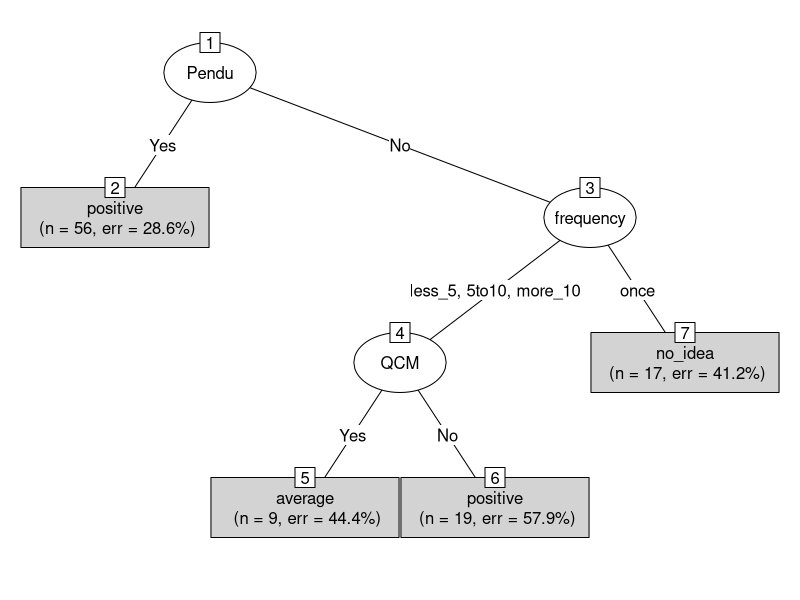

Recreate this plot in R.
## ---- chunk 1
knitr::opts_chunk$set(echo = TRUE)
## ---- chunk 2
library(ggplot2)
library(gridExtra)
library(ggfortify)
library(leaps)
library(MASS)
library(ggplot2)
## ---- chunk 3
Q2 = read.csv("Q_2.csv")
## ---- chunk 4
Q2_1 = Q2[,c("A2a","A2b","A2c","A2d","A2e","A2f")]
summary(Q2_1)
gameper=apply(Q2_1[,c(1:6)],2,mean)
gameper[6]=mean(Q2_1$A2f,na.rm=TRUE)
print(gameper)
## ---- chunk 5
Q2_5=Q2[,c("A1a","A1b","A1c","A1d","A2a","A2b","A2c","A2d","A2e","A2f","X5a","X5b","X5c","X5d")]
Q2_5[is.na(Q2_5)]=0
Q2_5[,'A1']=Q2_5[,'A1a']*0+Q2_5[,'A1b']*1+Q2_5[,'A1c']*2+Q2_5[,'A1d']*3
Q2_5$A2a=factor(Q2_5$A2a,levels=c(0,1),labels=c("No","Yes"))
Q2_5$A2b=factor(Q2_5$A2b,levels=c(0,1),labels=c("No","Yes"))
Q2_5$A2c=factor(Q2_5$A2c,levels=c(0,1),labels=c("No","Yes"))
Q2_5$A2d=factor(Q2_5$A2d,levels=c(0,1),labels=c("No","Yes"))
Q2_5$A2e=factor(Q2_5$A2e,levels=c(0,1),labels=c("No","Yes"))
Q2_5$A2f=factor(Q2_5$A2f,levels=c(0,1),labels=c("No","Yes"))
Q2_5$A1=factor(Q2_5$A1,levels=c(0,1,2,3),labels=c("once","less_5","5to10","more_10"))
Q2_5[,'A5']=Q2_5[,'X5a']*0+Q2_5[,'X5b']*1+Q2_5[,'X5c']*2+Q2_5[,'X5d']*3
Q2_5$A5=factor(Q2_5$A5,levels=c(0,1,2,3),labels=c("positive","negative","average","no_idea"))
Q2_5=Q2_5[,c(5:10,15,16)]
colnames(Q2_5)=c("Pendu","Audiowords","Check_your_motus","QCM","Check_your_taboo","Flashcards","frequency","satisfied")
summary(Q2_5)
## ---- chunk 6
set.seed(100) # initialisation du générateur
# Extraction des échantillons
test.ratio=.2   # part de l'échantillon test
npop=nrow(Q2_5) # nombre de lignes dans les données
nvar=ncol(Q2_5) # nombre de colonnes
# taille de l'échantillon test
ntest=ceiling(npop*test.ratio) 
# indices de l'échantillon test
testi=sample(1:npop,ntest)
# indices de l'échantillon d'apprentissage
appri=setdiff(1:npop,testi)
## ---- chunk 7

# construction de l'échantillon d'apprentissage
datappq=Q2_5[appri,]
# construction de l'échantillon test 
datestq=Q2_5[testi,] 
summary(datappq) # vérification
## ---- chunk 8
library(rpart)
library(partykit)
tree.q5=rpart(satisfied~.,data=datappq,cp=0.0001)
xmat5=xpred.rpart(tree.q5)
xerr5=(xmat5!=as.numeric(datappq[,"satisfied"]))^2
CVerr5=apply(xerr5,2,sum)
CVerr5
## ---- chunk 9
tree.dis5=rpart(satisfied~.,data=datappq,
                control=rpart.control(cp=as.numeric(attributes(which.min(CVerr5))$names)))
plot(as.party(tree.dis5), type="simple")
## ---- chunk 10
# Calcul des prévisions
pred.treeq5=predict(tree.dis5,newdata=datestq,type="class") 
# Erreur quadratique moyenne de prévision en régression
sum((as.numeric(pred.treeq5)!=as.numeric(datestq[,"satisfied"])))/nrow(datestq)
## ---- chunk 11
table(pred.treeq5,datestq[,"satisfied"])
